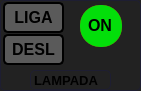
          <widget class="QFrame" name="frame_lmpada">
           <property name="geometry">
            <rect>
             <x>10</x>
             <y>40</y>
             <width>141</width>
             <height>91</height>
            </rect>
           </property>
           <property name="styleSheet">
            <string notr="true">	
	background-color: rgb(34, 34, 34);
	border:1px solid rgb(30, 30, 50);
	border-radius:5px;
</string>
           </property>
           <property name="frameShape">
            <enum>QFrame::StyledPanel</enum>
           </property>
           <property name="frameShadow">
            <enum>QFrame::Raised</enum>
           </property>
           <widget class="QPushButton" name="btn_liga">
            <property name="enabled">
             <bool>true</bool>
            </property>
            <property name="geometry">
             <rect>
              <x>3</x>
              <y>2</y>
              <width>61</width>
              <height>31</height>
             </rect>
            </property>
            <property name="font">
             <font>
              <pointsize>12</pointsize>
              <weight>75</weight>
              <bold>true</bold>
             </font>
            </property>
            <property name="statusTip">
             <string comment="Acender/apagar"/>
            </property>
            <property name="styleSheet">
             <string notr="true">QPushButton{
	
	background-color: rgb(90, 90, 90);
	border:2px solid rgb(0, 0, 0);
	border-radius:5px;
}

QPushButton:hover{
	background-color: rgb(4, 134, 4);
	border:2px solid rgb(0, 0, 0);
}

QPushButton:pressed{
	background-color: rgb(255, 255, 255);
	border:2px solid rgb(90, 90, 90);
}</string>
            </property>
            <property name="inputMethodHints">
             <set>Qt::ImhNone</set>
            </property>
            <property name="text">
             <string>LIGA</string>
            </property>
            <property name="checkable">
             <bool>false</bool>
            </property>
            <property name="checked">
             <bool>false</bool>
            </property>
            <property name="autoExclusive">
             <bool>false</bool>
            </property>
            <property name="autoDefault">
             <bool>false</bool>
            </property>
            <property name="default">
             <bool>false</bool>
            </property>
            <property name="flat">
             <bool>true</bool>
            </property>
           </widget>
           <widget class="QPushButton" name="btn_desliga">
            <property name="enabled">
             <bool>true</bool>
            </property>
            <property name="geometry">
             <rect>
              <x>3</x>
              <y>34</y>
              <width>61</width>
              <height>31</height>
             </rect>
            </property>
            <property name="font">
             <font>
              <pointsize>12</pointsize>
              <weight>75</weight>
              <bold>true</bold>
             </font>
            </property>
            <property name="statusTip">
             <string comment="Acender/apagar"/>
            </property>
            <property name="styleSheet">
             <string notr="true">QPushButton{
	
	background-color: rgb(90, 90, 90); 
	border:2px solid rgb(0, 0, 0);
	border-radius:5px;
}

QPushButton:hover{
	background-color:rgb(153, 0, 0);
	border:2px solid rgb(90, 90, 90);
}

QPushButton:pressed{
	background-color: rgb(255, 255, 255);
	border:2px solid rgb(90, 90, 90);
}</string>
            </property>
            <property name="inputMethodHints">
             <set>Qt::ImhNone</set>
            </property>
            <property name="text">
             <string>DESL</string>
            </property>
            <property name="checkable">
             <bool>false</bool>
            </property>
            <property name="checked">
             <bool>false</bool>
            </property>
            <property name="autoExclusive">
             <bool>false</bool>
            </property>
            <property name="autoDefault">
             <bool>false</bool>
            </property>
            <property name="default">
             <bool>false</bool>
            </property>
            <property name="flat">
             <bool>true</bool>
            </property>
           </widget>
           <widget class="QLabel" name="label">
            <property name="geometry">
             <rect>
              <x>30</x>
              <y>70</y>
              <width>81</width>
              <height>20</height>
             </rect>
            </property>
            <property name="font">
             <font>
              <pointsize>10</pointsize>
              <weight>75</weight>
              <bold>true</bold>
             </font>
            </property>
            <property name="text">
             <string>LAMPADA</string>
            </property>
           </widget>
           <widget class="QFrame" name="frame_desligado">
            <property name="geometry">
             <rect>
              <x>80</x>
              <y>5</y>
              <width>42</width>
              <height>42</height>
             </rect>
            </property>
            <property name="font">
             <font>
              <weight>75</weight>
              <bold>true</bold>
             </font>
            </property>
            <property name="styleSheet">
             <string notr="true">
	background-color: rgb(222, 3, 10);
	border:0px solid rgb(90, 90, 90);
	border-radius:20px;
</string>
            </property>
            <property name="frameShape">
             <enum>QFrame::StyledPanel</enum>
            </property>
            <property name="frameShadow">
             <enum>QFrame::Raised</enum>
            </property>
            <widget class="QLabel" name="text_desligado">
             <property name="geometry">
              <rect>
               <x>6</x>
               <y>10</y>
               <width>31</width>
               <height>21</height>
              </rect>
             </property>
             <property name="font">
              <font>
               <pointsize>11</pointsize>
               <weight>75</weight>
               <bold>true</bold>
              </font>
             </property>
             <property name="autoFillBackground">
              <bool>false</bool>
             </property>
             <property name="styleSheet">
              <string notr="true">	border:0px solid rgb(90, 90, 90);
	border-radius:20px;</string>
             </property>
             <property name="text">
              <string>OFF</string>
             </property>
            </widget>
           </widget>
           <widget class="QFrame" name="frame_ligado">
            <property name="geometry">
             <rect>
              <x>80</x>
              <y>5</y>
              <width>42</width>
              <height>42</height>
             </rect>
            </property>
            <property name="styleSheet">
             <string notr="true">QFrame{
	
	background-color: rgb(3, 222, 10);
	border:0px solid rgb(0, 90, 90);
	border-radius:20px;
}</string>
            </property>
            <property name="frameShape">
             <enum>QFrame::StyledPanel</enum>
            </property>
            <property name="frameShadow">
             <enum>QFrame::Raised</enum>
            </property>
            <widget class="QLabel" name="text_estado">
             <property name="geometry">
              <rect>
               <x>8</x>
               <y>10</y>
               <width>31</width>
               <height>20</height>
              </rect>
             </property>
             <property name="font">
              <font>
               <pointsize>12</pointsize>
               <weight>75</weight>
               <bold>true</bold>
              </font>
             </property>
             <property name="styleSheet">
              <string notr="true">	border:0px solid rgb(90, 90, 90);
	border-radius:20px;</string>
             </property>
             <property name="text">
              <string>ON</string>
             </property>
            </widget>
           </widget>
          </widget>
